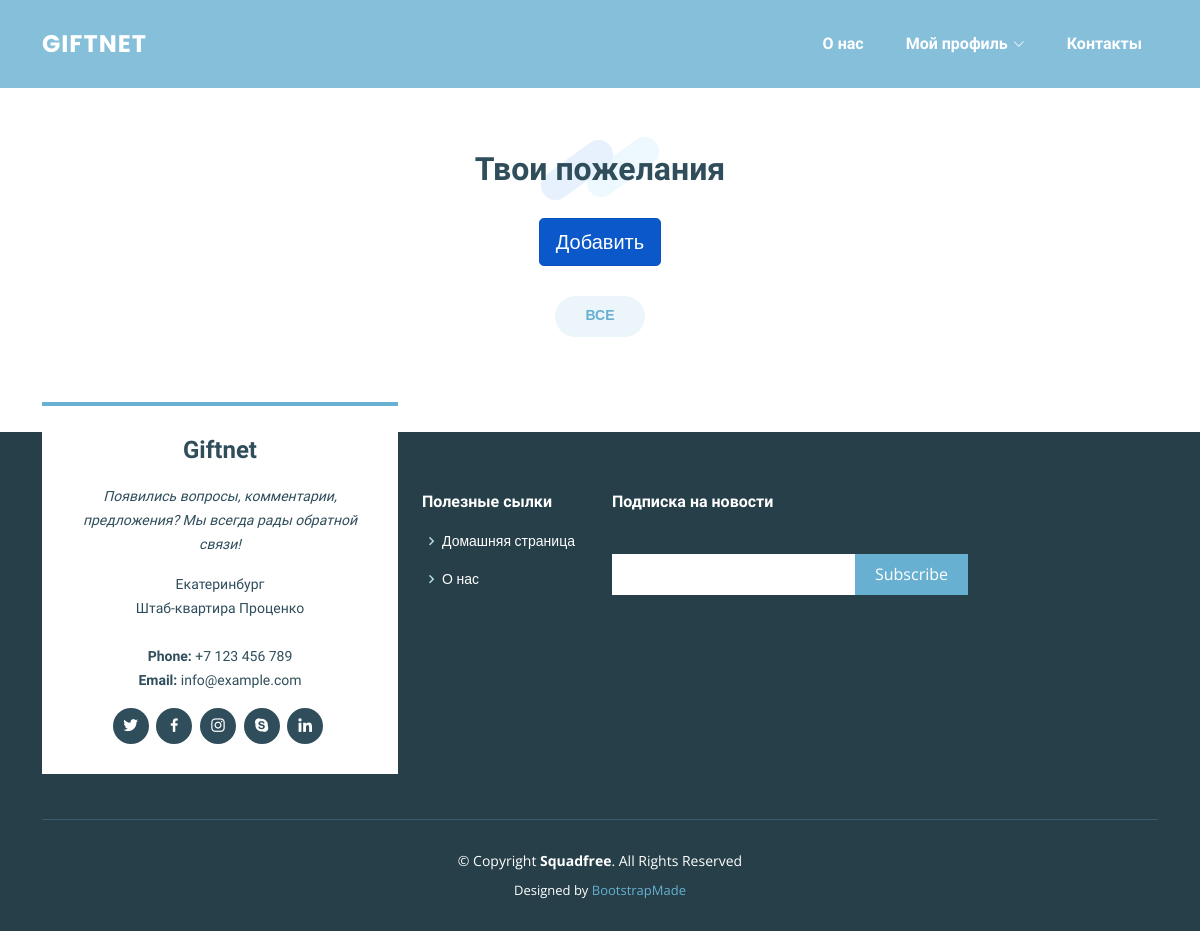
Page /userprofile/ (signed in) on the earlier database version.
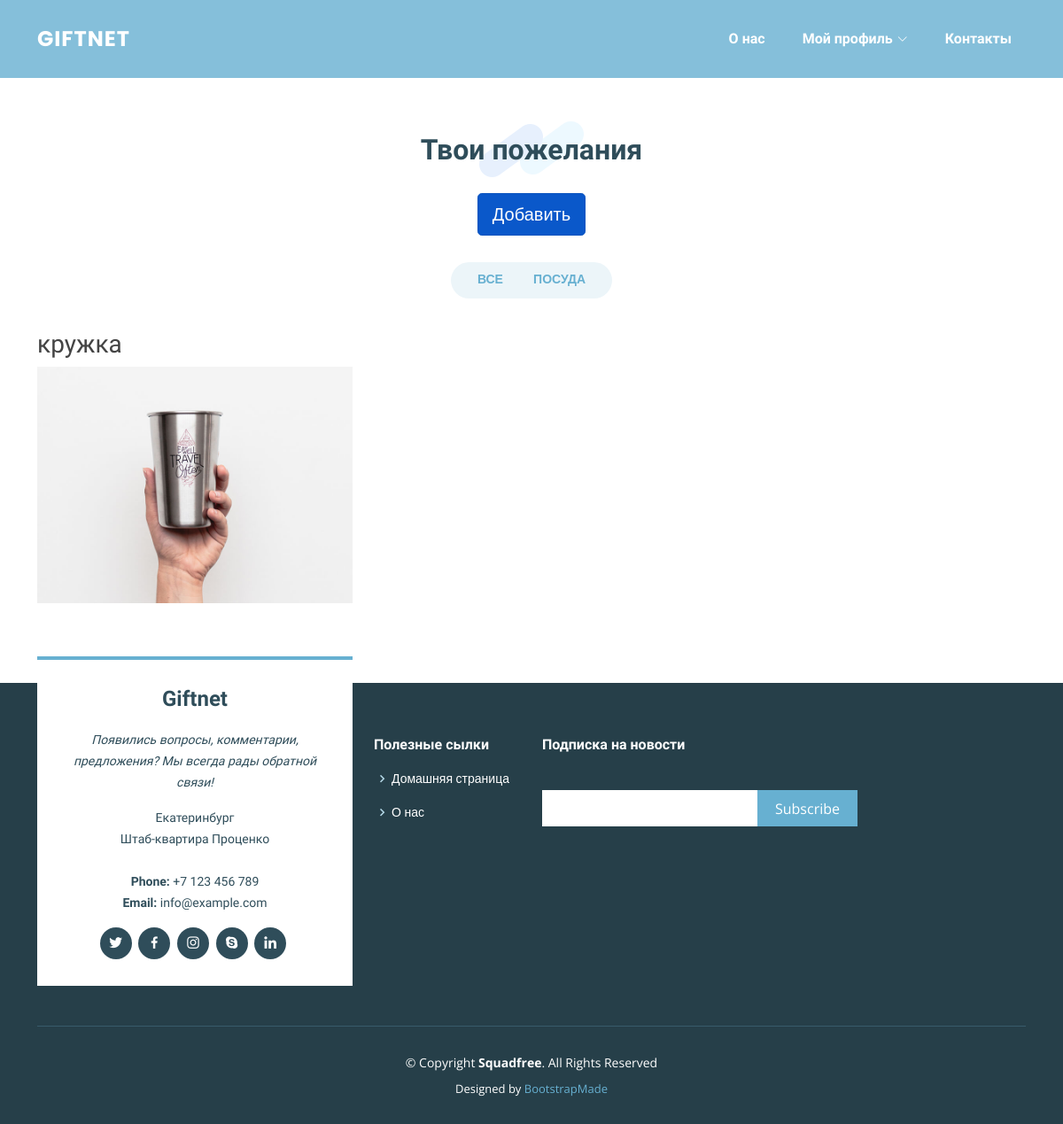
Same page on the later database version.
### userprofile/models.py (models this page shows, shortened)
class Wish(models.Model):
    username = models.CharField(max_length=50)
    data = models.DateTimeField(auto_now_add=True)
    title = models.CharField(max_length=50)
    link = models.CharField(max_length=50, default='')
    image = models.ImageField(upload_to='img/', default='default.jpg', blank=True)
    description = models.CharField(max_length=500, default='')
    type = models.CharField(max_length=50, default='Разное')

### userprofile/views.py (the view)
# urls.py: path('', views.userprofile, name='userprofile'),
def userprofile(request):
    wishdata = Wish.objects.filter(username=request.user)
    all_types = Wish.objects.values('type').annotate(type_count=Count('type')).filter(type_count=1, username=request.user)
    context = {
        'wishdata': wishdata,
        'all_types': all_types
    }
    return render(request, 'user_profile.html', context)

### userprofile/templates/user_profile.html (shortened to what this page needs)
{% extends 'layouts.html' %}
{% load static %}
{% block content %}
<section id="portfolio" class="portfolio">
    <div class="container">
        <div class="section-title" data-aos="fade-in" data-aos-delay="100">
            <h2>Твои пожелания</h2>
            <a href="{% url 'addwish' %}" class="btn btn-primary btn-lg active" role="button"
               aria-pressed="true">Добавить</a></div>
        <div class="row" data-aos="fade-in">
            <div class="col-lg-12 d-flex justify-content-center">
                <ul id="portfolio-flters">
                    <li data-filter="*" class="filter-active"> Все</li>
                    {% for row in all_types %}
                    <li data-filter=".{{ row.type }}" class="filter-active"> {{ row.type }}</li>
                    {% endfor %}
                </ul>
            </div>
        </div>
        <div class="row portfolio-container" data-aos="fade-up">
            {% for row in wishdata %}
            <div class="col-lg-4 col-md-6 portfolio-item {{ row.type }}">
                <div class="portfolio-wrap">
                    <h3> {{ row.title }} </h3>
                    <img src="{{ row.image.url }}" class="img-fluid" alt="">
                </div>
            </div>
            {% endfor %}
        </div>
</section>
{% endblock %}

Differences in the rows shown:
added Wish: title "кружка", image (picture)
Other differences:
new list line: "ПОСУДА"
